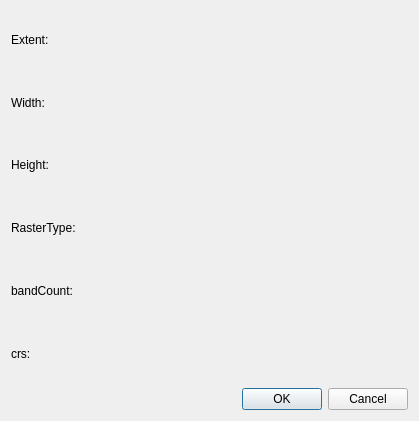
<?xml version="1.0" encoding="UTF-8"?>
<ui version="4.0">
 <class>RasterInfoDialog</class>
 <widget class="QDialog" name="RasterInfoDialog">
  <property name="geometry">
   <rect>
    <x>0</x>
    <y>0</y>
    <width>419</width>
    <height>421</height>
   </rect>
  </property>
  <property name="windowTitle">
   <string>Dialog</string>
  </property>
  <layout class="QGridLayout" name="gridLayout" columnstretch="0,1">
   <item row="0" column="0">
    <widget class="QLabel" name="label_2">
     <property name="text">
      <string>Extent:</string>
     </property>
    </widget>
   </item>
   <item row="0" column="1">
    <widget class="QLabel" name="label_extent">
     <property name="text">
      <string/>
     </property>
    </widget>
   </item>
   <item row="1" column="0">
    <widget class="QLabel" name="label">
     <property name="text">
      <string>Width:</string>
     </property>
    </widget>
   </item>
   <item row="1" column="1">
    <widget class="QLabel" name="label_width">
     <property name="text">
      <string/>
     </property>
    </widget>
   </item>
   <item row="2" column="0">
    <widget class="QLabel" name="label_3">
     <property name="text">
      <string>Height:</string>
     </property>
    </widget>
   </item>
   <item row="2" column="1">
    <widget class="QLabel" name="label_height">
     <property name="text">
      <string/>
     </property>
    </widget>
   </item>
   <item row="3" column="0">
    <widget class="QLabel" name="label_4">
     <property name="text">
      <string>RasterType:</string>
     </property>
    </widget>
   </item>
   <item row="3" column="1">
    <widget class="QLabel" name="label_rasterType">
     <property name="text">
      <string/>
     </property>
    </widget>
   </item>
   <item row="4" column="0">
    <widget class="QLabel" name="label_5">
     <property name="text">
      <string>bandCount:</string>
     </property>
    </widget>
   </item>
   <item row="4" column="1">
    <widget class="QLabel" name="label_bandCount">
     <property name="text">
      <string/>
     </property>
    </widget>
   </item>
   <item row="5" column="0">
    <widget class="QLabel" name="label_6">
     <property name="text">
      <string>crs:</string>
     </property>
    </widget>
   </item>
   <item row="5" column="1">
    <widget class="QLabel" name="label_crs">
     <property name="text">
      <string/>
     </property>
    </widget>
   </item>
   <item row="6" column="0" colspan="2">
    <widget class="QDialogButtonBox" name="buttonBox">
     <property name="orientation">
      <enum>Qt::Horizontal</enum>
     </property>
     <property name="standardButtons">
      <set>QDialogButtonBox::Cancel|QDialogButtonBox::Ok</set>
     </property>
    </widget>
   </item>
  </layout>
 </widget>
 <resources/>
 <connections>
  <connection>
   <sender>buttonBox</sender>
   <signal>accepted()</signal>
   <receiver>RasterInfoDialog</receiver>
   <slot>accept()</slot>
   <hints>
    <hint type="sourcelabel">
     <x>248</x>
     <y>254</y>
    </hint>
    <hint type="destinationlabel">
     <x>157</x>
     <y>274</y>
    </hint>
   </hints>
  </connection>
  <connection>
   <sender>buttonBox</sender>
   <signal>rejected()</signal>
   <receiver>RasterInfoDialog</receiver>
   <slot>reject()</slot>
   <hints>
    <hint type="sourcelabel">
     <x>316</x>
     <y>260</y>
    </hint>
    <hint type="destinationlabel">
     <x>286</x>
     <y>274</y>
    </hint>
   </hints>
  </connection>
 </connections>
</ui>
